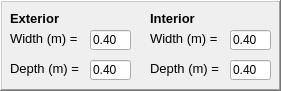
      <widget class="QFrame" name="ColsSection">
       <property name="geometry">
        <rect>
         <x>0</x>
         <y>40</y>
         <width>281</width>
         <height>91</height>
        </rect>
       </property>
       <property name="frameShape">
        <enum>QFrame::WinPanel</enum>
       </property>
       <property name="frameShadow">
        <enum>QFrame::Raised</enum>
       </property>
       <property name="lineWidth">
        <number>1</number>
       </property>
       <property name="midLineWidth">
        <number>1</number>
       </property>
       <widget class="QLabel" name="label_2">
        <property name="geometry">
         <rect>
          <x>10</x>
          <y>30</y>
          <width>71</width>
          <height>16</height>
         </rect>
        </property>
        <property name="font">
         <font>
          <family>Arial</family>
          <pointsize>10</pointsize>
          <weight>50</weight>
          <italic>false</italic>
          <bold>false</bold>
         </font>
        </property>
        <property name="text">
         <string>Width (m) =</string>
        </property>
       </widget>
       <widget class="QLineEdit" name="BCole">
        <property name="geometry">
         <rect>
          <x>90</x>
          <y>30</y>
          <width>41</width>
          <height>20</height>
         </rect>
        </property>
        <property name="focusPolicy">
         <enum>Qt::StrongFocus</enum>
        </property>
        <property name="contextMenuPolicy">
         <enum>Qt::ActionsContextMenu</enum>
        </property>
        <property name="text">
         <string>0.40</string>
        </property>
        <property name="placeholderText">
         <string>0.4</string>
        </property>
       </widget>
       <widget class="QLabel" name="label_3">
        <property name="geometry">
         <rect>
          <x>10</x>
          <y>10</y>
          <width>101</width>
          <height>16</height>
         </rect>
        </property>
        <property name="font">
         <font>
          <pointsize>10</pointsize>
          <weight>75</weight>
          <italic>false</italic>
          <bold>true</bold>
         </font>
        </property>
        <property name="text">
         <string>Exterior</string>
        </property>
       </widget>
       <widget class="QLabel" name="label_4">
        <property name="geometry">
         <rect>
          <x>150</x>
          <y>10</y>
          <width>71</width>
          <height>16</height>
         </rect>
        </property>
        <property name="font">
         <font>
          <pointsize>10</pointsize>
          <weight>75</weight>
          <italic>false</italic>
          <bold>true</bold>
         </font>
        </property>
        <property name="text">
         <string>Interior</string>
        </property>
       </widget>
       <widget class="QLabel" name="label_5">
        <property name="geometry">
         <rect>
          <x>10</x>
          <y>60</y>
          <width>71</width>
          <height>16</height>
         </rect>
        </property>
        <property name="font">
         <font>
          <family>Arial</family>
          <pointsize>10</pointsize>
          <weight>50</weight>
          <italic>false</italic>
          <bold>false</bold>
         </font>
        </property>
        <property name="text">
         <string>Depth (m) =</string>
        </property>
       </widget>
       <widget class="QLineEdit" name="HCole">
        <property name="geometry">
         <rect>
          <x>90</x>
          <y>60</y>
          <width>41</width>
          <height>20</height>
         </rect>
        </property>
        <property name="text">
         <string>0.40</string>
        </property>
        <property name="placeholderText">
         <string>0.5</string>
        </property>
       </widget>
       <widget class="QLineEdit" name="HColi">
        <property name="geometry">
         <rect>
          <x>230</x>
          <y>60</y>
          <width>41</width>
          <height>20</height>
         </rect>
        </property>
        <property name="text">
         <string>0.40</string>
        </property>
        <property name="placeholderText">
         <string>0.5</string>
        </property>
       </widget>
       <widget class="QLabel" name="label_6">
        <property name="geometry">
         <rect>
          <x>150</x>
          <y>30</y>
          <width>71</width>
          <height>16</height>
         </rect>
        </property>
        <property name="font">
         <font>
          <family>Arial</family>
          <pointsize>10</pointsize>
          <weight>50</weight>
          <italic>false</italic>
          <bold>false</bold>
         </font>
        </property>
        <property name="text">
         <string>Width (m) =</string>
        </property>
       </widget>
       <widget class="QLineEdit" name="BColi">
        <property name="geometry">
         <rect>
          <x>230</x>
          <y>30</y>
          <width>41</width>
          <height>20</height>
         </rect>
        </property>
        <property name="text">
         <string>0.40</string>
        </property>
        <property name="placeholderText">
         <string>0.4</string>
        </property>
       </widget>
       <widget class="QLabel" name="label_7">
        <property name="geometry">
         <rect>
          <x>150</x>
          <y>60</y>
          <width>71</width>
          <height>16</height>
         </rect>
        </property>
        <property name="font">
         <font>
          <family>Arial</family>
          <pointsize>10</pointsize>
          <weight>50</weight>
          <italic>false</italic>
          <bold>false</bold>
         </font>
        </property>
        <property name="text">
         <string>Depth (m) =</string>
        </property>
       </widget>
      </widget>
